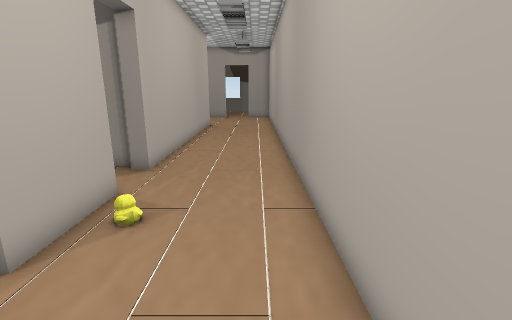
View 1 (above)

24 first-person views from a walk through a 3-D level made in the Unity game engine. The camera is 1.4 m above the floor, tilts 14° down and sees 85° across. The floor is counted in squares, 0.5 m on a side. Each view is taken from the middle of a square. On the plan, view 1 faces up. The plan holds only what a view shows up to about 19 squares ahead; the rest is blank. The place goes on beyond the plan. Door leaves are left out, so doorways stand open. Some surface patterns are stand-ins.

View 2
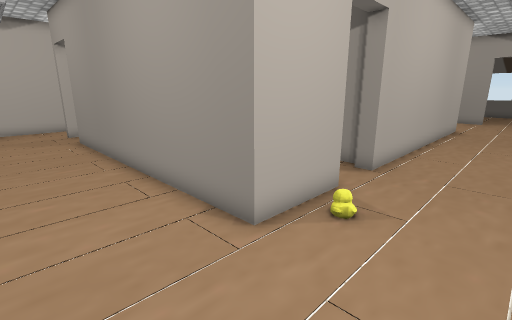

View 3
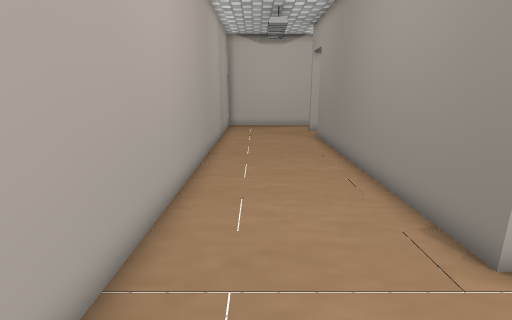

View 4
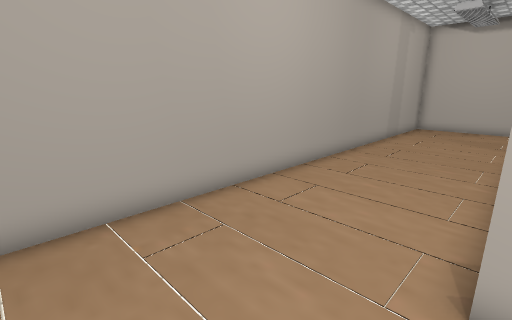

View 5
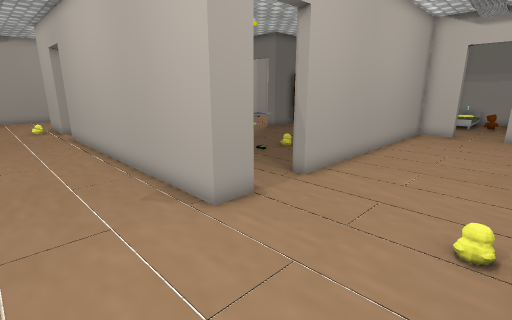

View 6
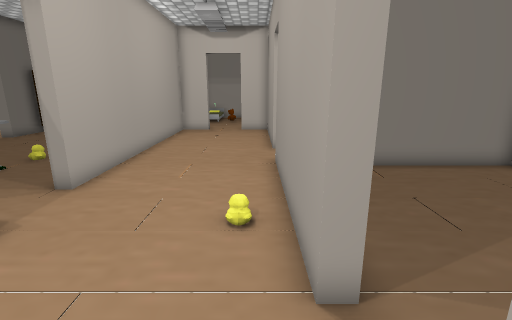

View 7
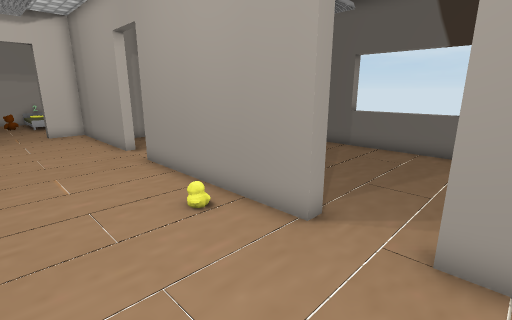

View 8
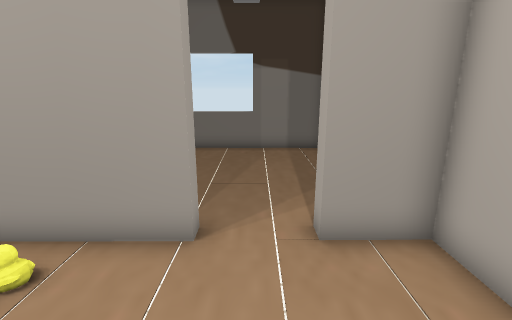

View 9
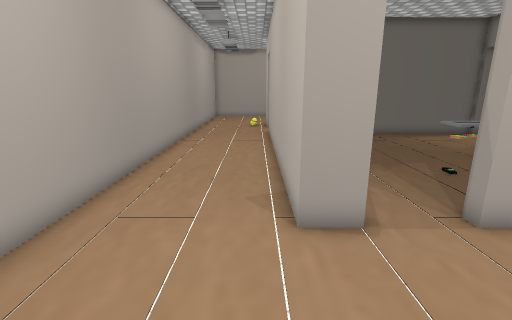

View 10
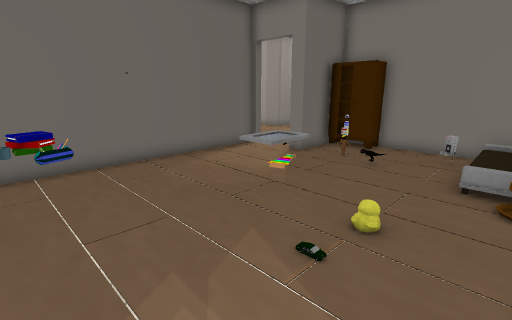

View 11
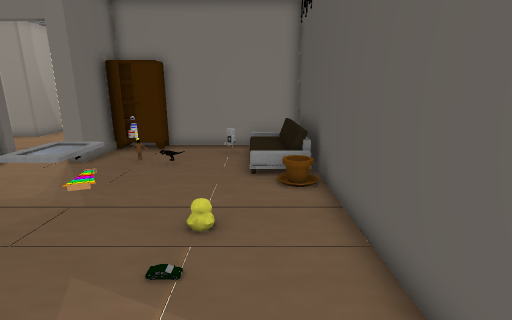

View 12
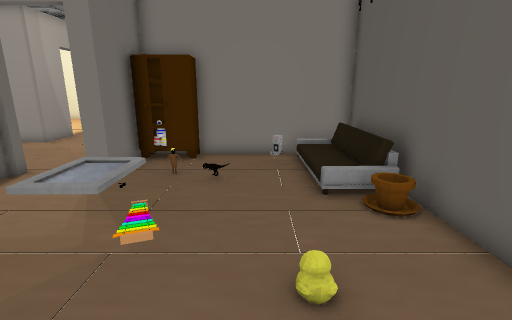

View 13
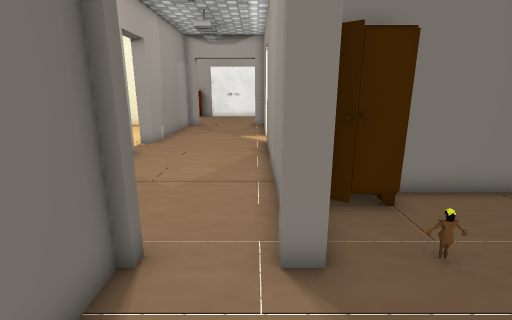

View 14
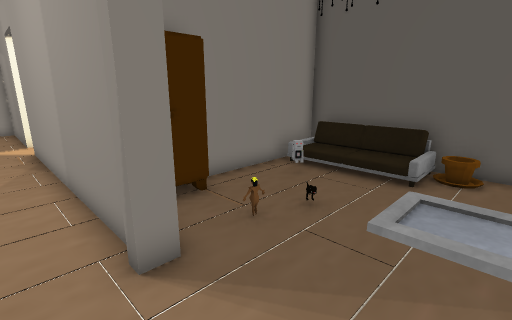

View 15
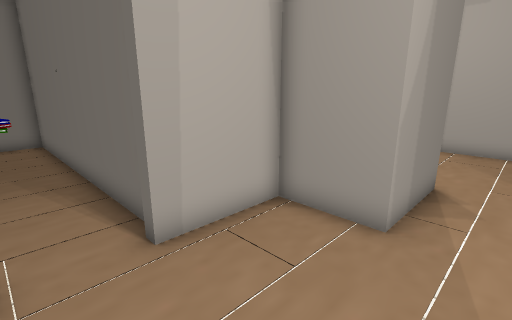

View 16
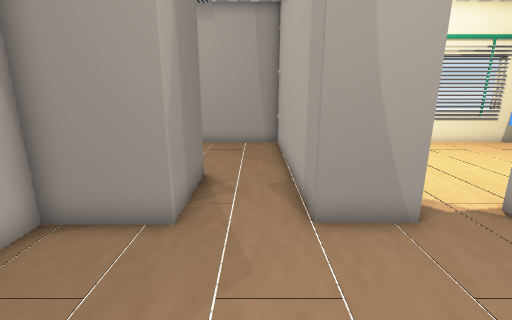

View 17
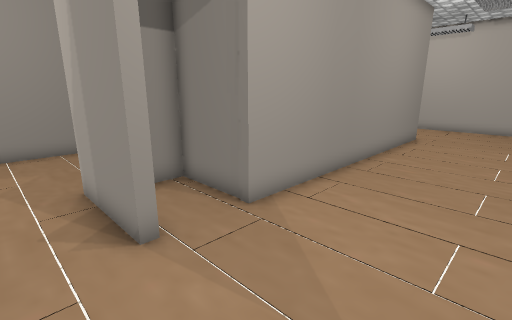

View 18
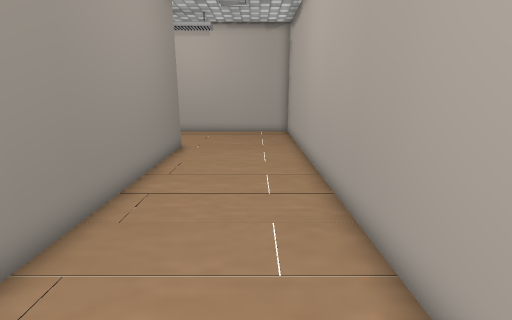

View 19
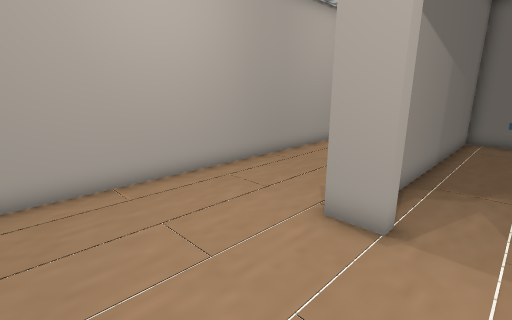

View 20
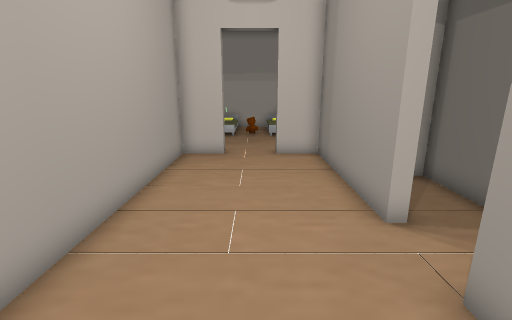

View 21
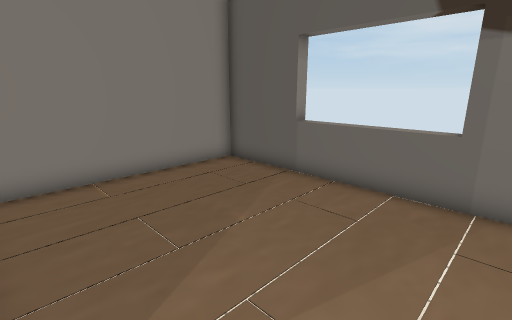

View 22
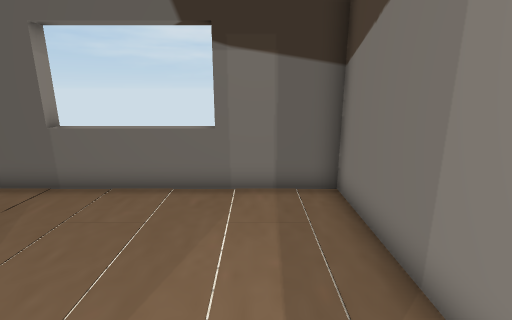

View 23
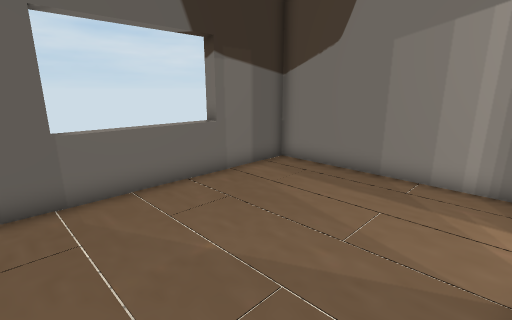

View 24
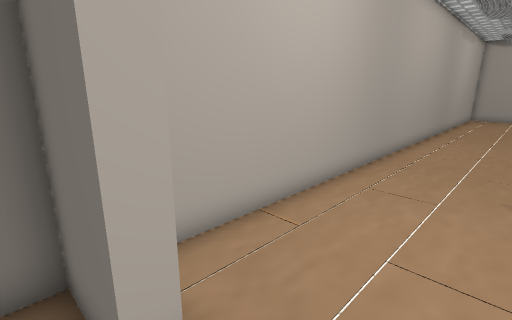

### Floor plan
Points are (right, up) in squares from view 1. A wall is a line through its corners. A room is listed if a view was taken in it or the views show most of it. See-through windows are left out.
Room 1 (views 1, 2, 3, 4, 5, 6, 7, 8, 9, 17, 18, 19, 20)
walls: (-3.9, 7.5) (-3.9, 3.8) (-17.4, 3.8); (-5.3, 23.7) (-3.9, 23.7) (-3.9, 9.8); (-3.2, 29.8) (-11.2, 29.8); (-19.9, 3.8) (-20.2, 3.8) (-20.2, 7.5); (-13.6, 29.8) (-20.5, 29.8) (-20.5, 27.9); (-23.3, 7.5) (-23.2, -2.2) (1.5, -2.2) (1.4, 29.8) (-0.8, 29.8); (-20.5, 25.6) (-20.5, 23.7) (-7.7, 23.7)
ways out: open door at (-6.5, 23.5) to room 2; opening at (-21.5, 8) to room 3; open door at (-2, 30) to room 4; open door at (-18.5, 4) to room 5; open door at (-21, 27); open door at (-12.5, 30); open door at (-4, 8.5)
objects: other object (-6, 29); other object (-3, 6)
Room 2 (views 10, 11, 12, 13, 14)
walls: (-7.7, 23.2) (-20.5, 23.2) (-20.5, 16.4); (-19.5, 14.2) (-17, 14.1) (-17, 13.4); (-17.1, 10.8) (-4.6, 10.8) (-4.6, 20.8)
ways out: open door at (-6.5, 23.5) to room 1; open door at (-17, 12) to room 3
objects: cabinet (-20, 15) to (-19, 16); other object (-14, 15) to (-12, 16); other object (-13, 17); other object (-11, 20); other object (-8, 13) to (-7, 14); books (-7, 12) to (-7, 13); mug (-6, 13)
Room 3 (views 15, 16)
walls: (-25.6, 7.5) (-23.3, 7.5); (-20.2, 7.5) (-17.4, 7.5) (-17.4, 11); (-18, 13.6) (-28.5, 13.6); (-30.5, 7.5) (-27.9, 7.5)
ways out: opening at (-21.5, 8) to room 1; open door at (-17, 12) to room 2; open door at (-29.5, 14); open door at (-27, 7)
Room 4 (views 21, 22, 23, 24)
walls: (-0.8, 30.4) (1.4, 30.4) (1.4, 38.8) (-10.4, 38.8) (-10.4, 31.1)
ways out: open door at (-2, 30) to room 1
Room 5 (no view inside)
walls: (-17.4, 3.8) (-17.4, 7.1) (-18.5, 7.1)
ways out: open door at (-18.5, 4) to room 1

Positions as (right, up) in squares from view 1, and headings:
1: (0, 0), facing up
2: (0, 0), facing up-left
3: (0, 0), facing left
4: (0, 4), facing down-left
5: (0, 29), facing down-left
6: (0, 29), facing left
7: (0, 25), facing up-left
8: (-2, 25), facing up
9: (-3, 29), facing down
10: (-6, 22), facing down-left
11: (-6, 21), facing left
12: (-8, 19), facing left
13: (-13, 13), facing left
14: (-13, 12), facing up-left
15: (-22, 13), facing down-right
16: (-22, 13), facing down
17: (-22, -1), facing up-right
18: (-18, 0), facing right
19: (-7, 29), facing down-right
20: (-8, 27), facing left
21: (-1, 31), facing up-left
22: (-1, 31), facing up
23: (-8, 31), facing up-right
24: (-3, 31), facing down-right
